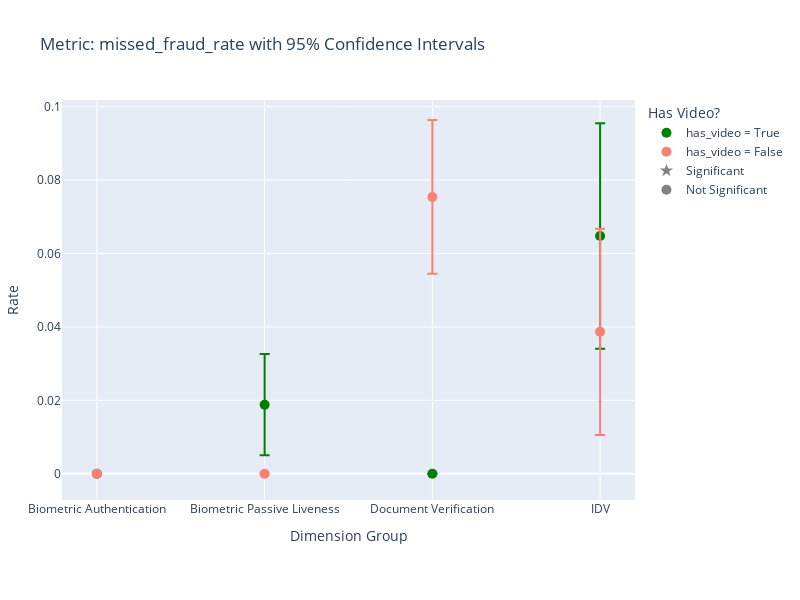
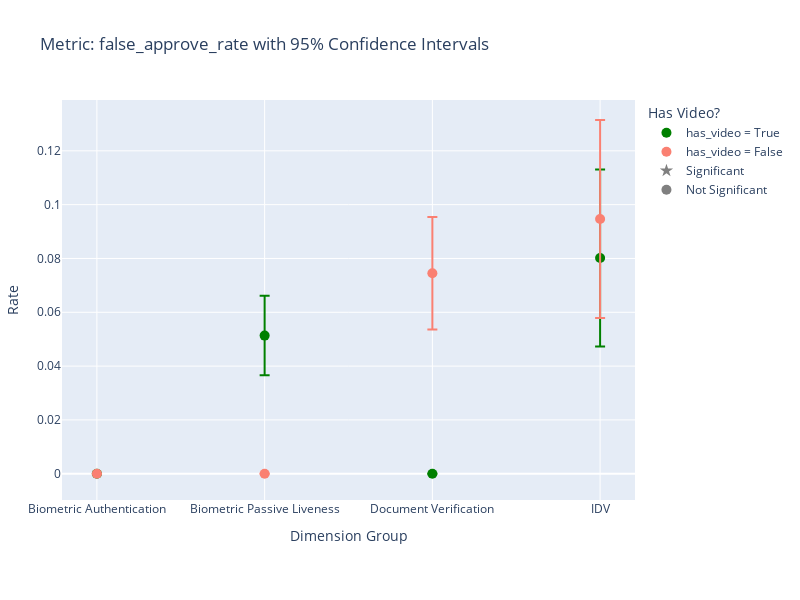
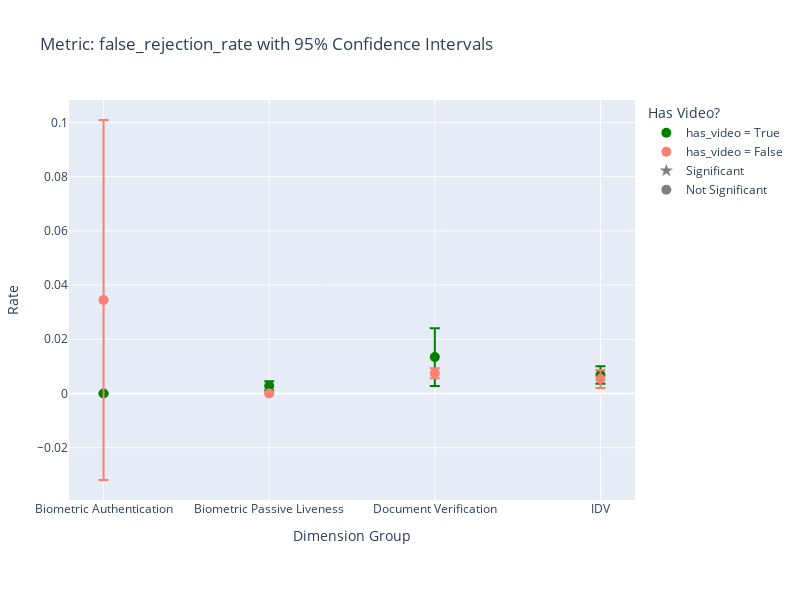
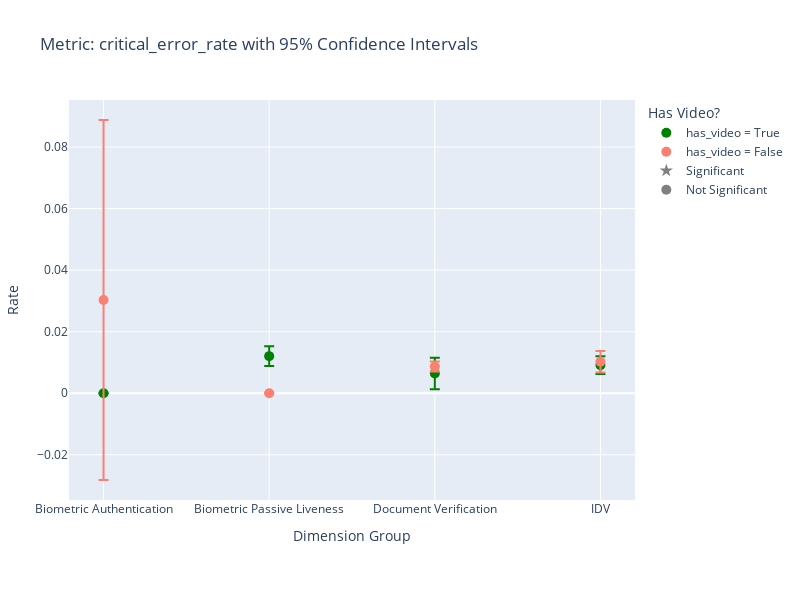

These figures' notebook cell, in order:
### Code cell
import pandas as pd
import plotly.graph_objects as go
import plotly.express as px

# 1. Load the data from the analysis script's output
try:
    df_results = pd.read_csv('statistical_analysis_results.csv')
    print("Results data loaded successfully.\n")
except FileNotFoundError:
    print("Error: 'statistical_analysis_results.csv' not found.")
    print("Please run the statistical analysis script first to generate this file.")
    exit()

# 2. Preprocess data for plotting
df_plot = df_results.copy()
df_plot['Group_Label'] = df_plot['Group'] #df_plot['Dimension'] + ': ' + df_plot['Group']

# Create a list of unique metrics
metrics_to_plot = df_results['Metric'].unique()

# 3. Generate a plot for each metric using Plotly
for metric in metrics_to_plot:
    subset = df_plot[df_plot['Metric'] == metric].copy()

    if subset.empty:
        continue

    subset = subset.sort_values('Group_Label')
    
    fig = go.Figure()

    # Define a single color for each has_video group
    color_true = 'green'
    color_false = 'salmon'

    # Define marker shapes for significance
    # A circle for non-significant, and a different shape (e.g., a star) for significant
    subset['marker_shape'] = subset['Significant'].apply(lambda x: 'star' if x else 'circle')

    # Plot for has_video = True
    fig.add_trace(go.Scatter(
        x=subset['Group_Label'],
        y=subset['Rate_has_video_True'],
        mode='markers',
        marker=dict(
            size=10,
            color=color_true,
            symbol=subset['marker_shape']
        ),
        name='has_video = True',
        error_y=dict(
            type='data',
            symmetric=True,
            array=subset['Margin_has_video_True'],
            visible=True,
            thickness=2,
            width=5
        )
    ))

    # Plot for has_video = False
    fig.add_trace(go.Scatter(
        x=subset['Group_Label'],
        y=subset['Rate_has_video_False'],
        mode='markers',
        marker=dict(
            size=10,
            color=color_false,
            symbol=subset['marker_shape']
        ),
        name='has_video = False',
        error_y=dict(
            type='data',
            symmetric=True,
            array=subset['Margin_has_video_False'],
            visible=True,
            thickness=2,
            width=5
        )
    ))
    
    # Final plot adjustments
    fig.update_layout(
        title=f'Metric: {metric} with 95% Confidence Intervals',
        xaxis_title='Dimension Group',
        yaxis_title='Rate',
        legend_title='Has Video?',
        font=dict(size=12),
        height=600,
        width=800,
        margin=dict(l=50, r=20, b=100, t=100)
    )

    # Add a custom legend entry for significance
    fig.add_trace(go.Scatter(
        x=[None], y=[None],
        mode='markers',
        marker=dict(size=10, color='grey', symbol='star'),
        name='Significant'
    ))
    fig.add_trace(go.Scatter(
        x=[None], y=[None],
        mode='markers',
        marker=dict(size=10, color='grey', symbol='circle'),
        name='Not Significant'
    ))

    fig.show()

print("Plots generated successfully.")

### Figure 1 — Plotly figure (JSON) as saved in the notebook; plotly's stock layout.template omitted (floating-point values rounded to 4 significant figures)
{"data": [{"error_y": {"array": [0.0, 0.01381, 0.0, 0.0307], "symmetric": true, "thickness": 2, "type": "data", "visible": true, "width": 5}, "marker": {"color": "green", "size": 10, "symbol": ["circle", "circle", "circle", "circle"]}, "mode": "markers", "name": "has_video = True", "type": "scatter", "x": ["Biometric Authentication", "Biometric Passive Liveness", "Document Verification", "IDV"], "y": [0.0, 0.01882, 0.0, 0.06478]}, {"error_y": {"array": [0.0, 0.0, 0.02095, 0.02809], "symmetric": true, "thickness": 2, "type": "data", "visible": true, "width": 5}, "marker": {"color": "salmon", "size": 10, "symbol": ["circle", "circle", "circle", "circle"]}, "mode": "markers", "name": "has_video = False", "type": "scatter", "x": ["Biometric Authentication", "Biometric Passive Liveness", "Document Verification", "IDV"], "y": [0.0, 0.0, 0.07541, 0.03867]}, {"marker": {"color": "grey", "size": 10, "symbol": "star"}, "mode": "markers", "name": "Significant", "type": "scatter", "x": [null], "y": [null]}, {"marker": {"color": "grey", "size": 10, "symbol": "circle"}, "mode": "markers", "name": "Not Significant", "type": "scatter", "x": [null], "y": [null]}], "layout": {"font": {"size": 12}, "height": 600, "legend": {"title": {"text": "Has Video?"}}, "margin": {"b": 100, "l": 50, "r": 20, "t": 100}, "title": {"text": "Metric: missed_fraud_rate with 95% Confidence Intervals"}, "width": 800, "xaxis": {"title": {"text": "Dimension Group"}}, "yaxis": {"title": {"text": "Rate"}}}}

### Figure 2 — Plotly figure (JSON) as saved in the notebook; plotly's stock layout.template omitted (floating-point values rounded to 4 significant figures)
{"data": [{"error_y": {"array": [0.0, 0.01478, 0.0, 0.03288], "symmetric": true, "thickness": 2, "type": "data", "visible": true, "width": 5}, "marker": {"color": "green", "size": 10, "symbol": ["circle", "circle", "circle", "circle"]}, "mode": "markers", "name": "has_video = True", "type": "scatter", "x": ["Biometric Authentication", "Biometric Passive Liveness", "Document Verification", "IDV"], "y": [0.0, 0.05134, 0.0, 0.08015]}, {"error_y": {"array": [0.0, 0.0, 0.02094, 0.03681], "symmetric": true, "thickness": 2, "type": "data", "visible": true, "width": 5}, "marker": {"color": "salmon", "size": 10, "symbol": ["circle", "circle", "circle", "circle"]}, "mode": "markers", "name": "has_video = False", "type": "scatter", "x": ["Biometric Authentication", "Biometric Passive Liveness", "Document Verification", "IDV"], "y": [0.0, 0.0, 0.0745, 0.09465]}, {"marker": {"color": "grey", "size": 10, "symbol": "star"}, "mode": "markers", "name": "Significant", "type": "scatter", "x": [null], "y": [null]}, {"marker": {"color": "grey", "size": 10, "symbol": "circle"}, "mode": "markers", "name": "Not Significant", "type": "scatter", "x": [null], "y": [null]}], "layout": {"font": {"size": 12}, "height": 600, "legend": {"title": {"text": "Has Video?"}}, "margin": {"b": 100, "l": 50, "r": 20, "t": 100}, "title": {"text": "Metric: false_approve_rate with 95% Confidence Intervals"}, "width": 800, "xaxis": {"title": {"text": "Dimension Group"}}, "yaxis": {"title": {"text": "Rate"}}}}

### Figure 3 — Plotly figure (JSON) as saved in the notebook; plotly's stock layout.template omitted (floating-point values rounded to 4 significant figures)
{"data": [{"error_y": {"array": [0.0, 0.001723, 0.01067, 0.003224], "symmetric": true, "thickness": 2, "type": "data", "visible": true, "width": 5}, "marker": {"color": "green", "size": 10, "symbol": ["circle", "circle", "circle", "circle"]}, "mode": "markers", "name": "has_video = True", "type": "scatter", "x": ["Biometric Authentication", "Biometric Passive Liveness", "Document Verification", "IDV"], "y": [0.0, 0.002783, 0.01342, 0.006805]}, {"error_y": {"array": [0.06641, 0.0, 0.001853, 0.003297], "symmetric": true, "thickness": 2, "type": "data", "visible": true, "width": 5}, "marker": {"color": "salmon", "size": 10, "symbol": ["circle", "circle", "circle", "circle"]}, "mode": "markers", "name": "has_video = False", "type": "scatter", "x": ["Biometric Authentication", "Biometric Passive Liveness", "Document Verification", "IDV"], "y": [0.03448, 0.0, 0.007471, 0.005333]}, {"marker": {"color": "grey", "size": 10, "symbol": "star"}, "mode": "markers", "name": "Significant", "type": "scatter", "x": [null], "y": [null]}, {"marker": {"color": "grey", "size": 10, "symbol": "circle"}, "mode": "markers", "name": "Not Significant", "type": "scatter", "x": [null], "y": [null]}], "layout": {"font": {"size": 12}, "height": 600, "legend": {"title": {"text": "Has Video?"}}, "margin": {"b": 100, "l": 50, "r": 20, "t": 100}, "title": {"text": "Metric: false_rejection_rate with 95% Confidence Intervals"}, "width": 800, "xaxis": {"title": {"text": "Dimension Group"}}, "yaxis": {"title": {"text": "Rate"}}}}

### Figure 4 — Plotly figure (JSON) as saved in the notebook; plotly's stock layout.template omitted (floating-point values rounded to 4 significant figures)
{"data": [{"error_y": {"array": [0.0, 0.003196, 0.005135, 0.002895], "symmetric": true, "thickness": 2, "type": "data", "visible": true, "width": 5}, "marker": {"color": "green", "size": 10, "symbol": ["circle", "circle", "circle", "circle"]}, "mode": "markers", "name": "has_video = True", "type": "scatter", "x": ["Biometric Authentication", "Biometric Passive Liveness", "Document Verification", "IDV"], "y": [0.0, 0.01205, 0.006438, 0.009148]}, {"error_y": {"array": [0.05849, 0.0, 0.001635, 0.003473], "symmetric": true, "thickness": 2, "type": "data", "visible": true, "width": 5}, "marker": {"color": "salmon", "size": 10, "symbol": ["circle", "circle", "circle", "circle"]}, "mode": "markers", "name": "has_video = False", "type": "scatter", "x": ["Biometric Authentication", "Biometric Passive Liveness", "Document Verification", "IDV"], "y": [0.0303, 0.0, 0.008667, 0.01023]}, {"marker": {"color": "grey", "size": 10, "symbol": "star"}, "mode": "markers", "name": "Significant", "type": "scatter", "x": [null], "y": [null]}, {"marker": {"color": "grey", "size": 10, "symbol": "circle"}, "mode": "markers", "name": "Not Significant", "type": "scatter", "x": [null], "y": [null]}], "layout": {"font": {"size": 12}, "height": 600, "legend": {"title": {"text": "Has Video?"}}, "margin": {"b": 100, "l": 50, "r": 20, "t": 100}, "title": {"text": "Metric: critical_error_rate with 95% Confidence Intervals"}, "width": 800, "xaxis": {"title": {"text": "Dimension Group"}}, "yaxis": {"title": {"text": "Rate"}}}}
